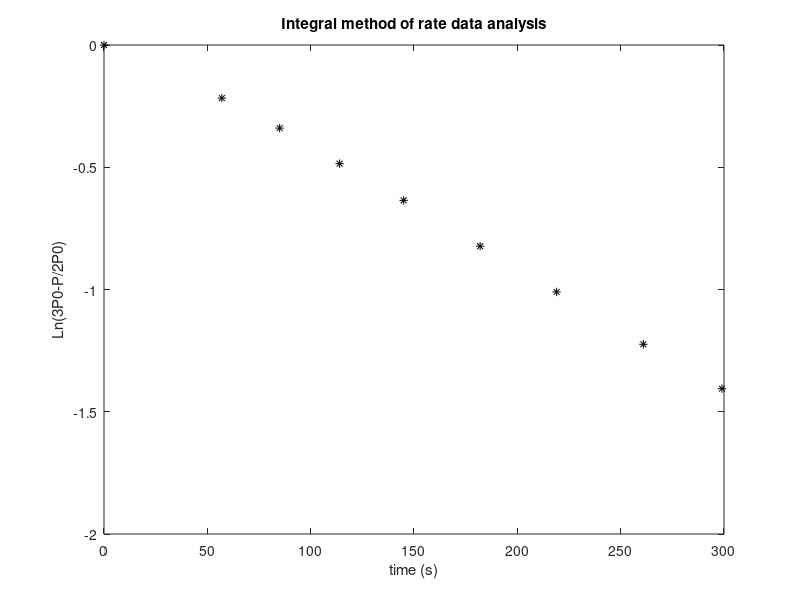

Write the MATLAB code that produced this figure. (Note: this script raises an error after producing the figure.)
%Problem Set 8
%Guilherme Del Rio

%Problem 2
%Integral Method of Rate Data Analysis in a Batch Reactor

%raw data time (s) vs Pressure (mmHg)
dataset = [0 420; 57 584; 85 662; 114 743; 145 815; 182 891; 219 954;...
    261 1013; 299 1054];

time = dataset(:,1);
P = dataset(:,2);
P0 = P(1);

y = log(((3.*P0)-P)./(2.*P0));

figure;
plot(time,y,"k*");
xlabel("time (s)");
ylabel("Ln(3P0-P/2P0)");
title("Integral method of rate data analysis");

%linear regression
k = 0.004808; %s^-1

%non-linear regression
x = time;
y = P;
val0 = [k];
val = nlinfit(x,y,@func,val0);
newy = func(val,x);

figure;
hold on;
plot(x,y,"k*");
plot(x,newy,"k-");
xlabel("Time (s)");
ylabel("Pressure (mmHg)");
title("Non-linear regression");
hold off;

k = val; % 0.00446 s^-1

function p=func(val,t)
    p = 3*420 - 2*420*exp(-val*t);
end